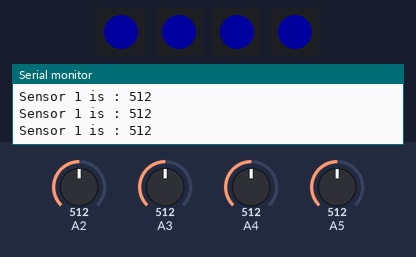
Bench run of a sketch on a simulated Arduino Uno, built with avr-gcc and run on an emulated ATmega328P. Shown: 4 × 1 RGB LEDs in strip order, left to right, the last lines printed to the serial monitor. The inputs (shaded band) are chosen by the test bench; at power-on: A3 = 512, A2 = 512, A4 = 512, A5 = 512. Dim RGB values are drawn brighter than linear.

Above: at 1.2 s.
1.3 s: A3 set to 110
4.3 s: A3 set to 88
At 6.5 s:
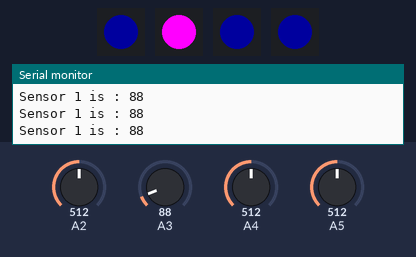
6.8 s: A3 set to 268
At 9.1 s:
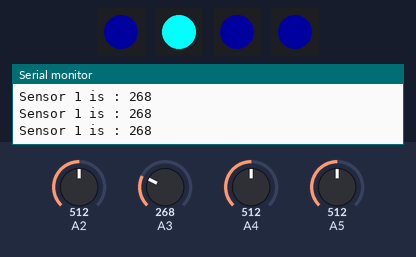
9.8 s: A3 set to 288
Timing chart, 0 to 12.3 s (numbered marks = the images above; inputs shaded):
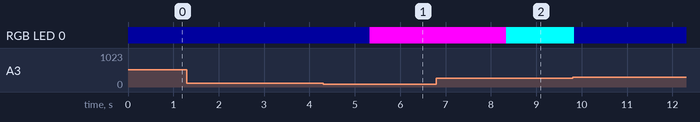

The sketch:

carpet_time.ino
```cpp
#include <Adafruit_NeoPixel.h>


//define all neopixel flora F numbers
#define NUMPIXELS 1
#define F0 3
#define F1 2
#define F2 10
#define F3 9


Adafruit_NeoPixel p0 = Adafruit_NeoPixel(NUMPIXELS, F0, NEO_GRB + NEO_KHZ800);
Adafruit_NeoPixel p1 = Adafruit_NeoPixel(NUMPIXELS, F1, NEO_GRB + NEO_KHZ800);
Adafruit_NeoPixel p2 = Adafruit_NeoPixel(NUMPIXELS, F2, NEO_GRB + NEO_KHZ800);
Adafruit_NeoPixel p3 = Adafruit_NeoPixel(NUMPIXELS, F3, NEO_GRB + NEO_KHZ800);

//containers for handling the heat_map
unsigned long off[4] , on[4];
unsigned int diff_on[4], diff_off[4];

int delayval = 100;

int fadeValue = 0;
int time = 0;
int sensor[4];
int counter[4];

// the setup routine runs once when you press reset:

void setup() {
  // initialize serial communication at 9600 bits per second:
  p0.begin();
  p1.begin();
  p2.begin();
  p3.begin();
  p0.show();
  p1.show();
  p2.show();
  p3.show();
  Serial.begin(9600);

}

void loop() {

  //get analog readings
  /*
  p1.setPixelColor(0,p1.Color(0,0,150));
         p1.show();

   p2.setPixelColor(0,p2.Color(0,150,0));
         p2.show();

        p3.setPixelColor(0,p3.Color(0,0,150));
         p3.show();

         delay(2000);
         p0.setPixelColor(0,p0.Color(150,0,0));
         p0.show();

         delay(2000);

         p0.setPixelColor(0,p0.Color(0,150,0));
         p0.show();

         delay(2000);

         p0.setPixelColor(0,p0.Color(150,150,150));
         p0.show();
         */


  sensor[0] = analogRead(A2);
  sensor[1] = analogRead(A3);
  sensor[2] = analogRead(A4);
  sensor[3] = analogRead(A5);

  Serial.println("Sensor 1 is : "+String(sensor[1]));  //Detect press and time and LED logic
  //NeoPixel Flora LEDs 0,1,2,3 connected to 9,10,11,12
  //delay(50);


  //Counter Logic
  for(int i = 0; i < 4; i++)
  {
    //increase counter with every
    if(sensor[i] > 280)
    {
      off[i] = millis();
    }

    else
   {

     on[i] = millis();
   }

  }// get press times


  //Color Logic
 time = millis();

 for(int i = 0; i<4; i++)
 {
 diff_off[i] = abs(time - off[i]);
 diff_on[i] = abs(time - on[i]);
 }

  //Heat Map
  heatMap();
  //need to keep time

}


    void heatMap()
    {
      /////0
        if(diff_off[0]< 200000000)
     {
      if(diff_off[0] > 60000)
        {
         p0.setPixelColor(0,p0.Color(255,0,0));
         p0.show();
        }
      if(diff_off[0] > 20000 && diff_off[0] < 60000)
       {
        p0.setPixelColor(0,p0.Color(255,255,0));
         p0.show();

       }
      if(diff_off[0] > 10000 && diff_off[0] < 19999)
      {
        p0.setPixelColor(0,p0.Color(255,255,255));
         p0.show();

      }
       if(diff_off[0] > 7000 && diff_off[0] < 9999)
      {
       p0.setPixelColor(0,p0.Color(0,255,255));
         p0.show();

      }

     if(diff_off[0] > 4000 && diff_off[0] < 6999)
      {
       p0.setPixelColor(0,p0.Color(255,0,255));
         p0.show();

      }
     if(diff_off[0]<3999)
      {
          p0.setPixelColor(0,p0.Color(0,0,30));
         p0.show();

      }
   }
 //managing overflows due to different data lengths
  else
  {
     p0.setPixelColor(0,p0.Color(0,0,0));
         p0.show();

  }
      /////

        if(diff_off[1]< 200000000)
     {
      if(diff_off[1] > 60000)
        {
         p1.setPixelColor(0,p1.Color(255,0,0));
         p1.show();
        }
      if(diff_off[1] > 20000 && diff_off[1] < 60000)
       {
        p1.setPixelColor(0,p1.Color(255,255,0));
         p1.show();

       }
      if(diff_off[1] > 10000 && diff_off[1] < 19999)
      {
        p1.setPixelColor(0,p1.Color(255,255,255));
         p1.show();

      }
       if(diff_off[1] > 7000 && diff_off[1] < 9999)
      {
       p1.setPixelColor(0,p1.Color(0,255,255));
         p1.show();

      }

     if(diff_off[1] > 4000 && diff_off[1] < 6999)
      {
       p1.setPixelColor(0,p1.Color(255,0,255));
         p1.show();

      }
     if(diff_off[1]<3999)
      {
          p1.setPixelColor(0,p1.Color(0,0,30));
         p1.show();

      }
 }
 //managing overflows due to different data lengths
  else
  {
     p1.setPixelColor(0,p1.Color(0,0,0));
         p1.show();

  }

    if(diff_off[2]< 200000000)
     {
      if(diff_off[2] > 60000)
        {
         p2.setPixelColor(0,p2.Color(255,0,0));
         p2.show();
        }
      if(diff_off[2] > 20000 && diff_off[2] < 60000)
       {
        p2.setPixelColor(0,p2.Color(255,255,0));
         p2.show();

       }
      if(diff_off[2] > 10000 && diff_off[2] < 19999)
      {
        p2.setPixelColor(0,p2.Color(255,255,255));
         p2.show();

      }
       if(diff_off[2] > 7000 && diff_off[2] < 9999)
      {
       p2.setPixelColor(0,p2.Color(0,255,255));
         p2.show();

      }

     if(diff_off[2] > 4000 && diff_off[2] < 6999)
      {
       p2.setPixelColor(0,p2.Color(255,0,255));
         p2.show();

      }
     if(diff_off[2]<3999)
      {
          p2.setPixelColor(0,p2.Color(0,0,30));
         p2.show();

      }
 }
 //managing overflows due to different data lengths
  else
  {
     p2.setPixelColor(0,p2.Color(0,0,0));
         p2.show();

  }

    if(diff_off[3]< 200000000)
     {
      if(diff_off[3] > 60000)
        {
         p3.setPixelColor(0,p3.Color(255,0,0));
         p3.show();
        }
      if(diff_off[3] > 20000 && diff_off[3] < 60000)
       {
        p3.setPixelColor(0,p3.Color(255,255,0));
         p3.show();

       }
      if(diff_off[3] > 10000 && diff_off[3] < 19999)
      {
        p3.setPixelColor(0,p3.Color(255,255,255));
         p3.show();

      }
       if(diff_off[3] > 7000 && diff_off[3] < 9999)
      {
       p3.setPixelColor(0,p3.Color(0,255,255));
         p3.show();

      }

     if(diff_off[3] > 4000 && diff_off[3] < 6999)
      {
       p3.setPixelColor(0,p3.Color(255,0,255));
         p3.show();

      }
     if(diff_off[3]<3999)
      {
          p3.setPixelColor(0,p3.Color(0,0,30));
         p3.show();

      }
 }
 //managing overflows due to different data lengths
  else
  {
     p3.setPixelColor(0,p3.Color(0,0,0));
         p3.show();

  }

}//heatMap
```

Measured:
- the behaviour switches between 100 and 99 on A3 (found by bisection; images 0 and 1)
